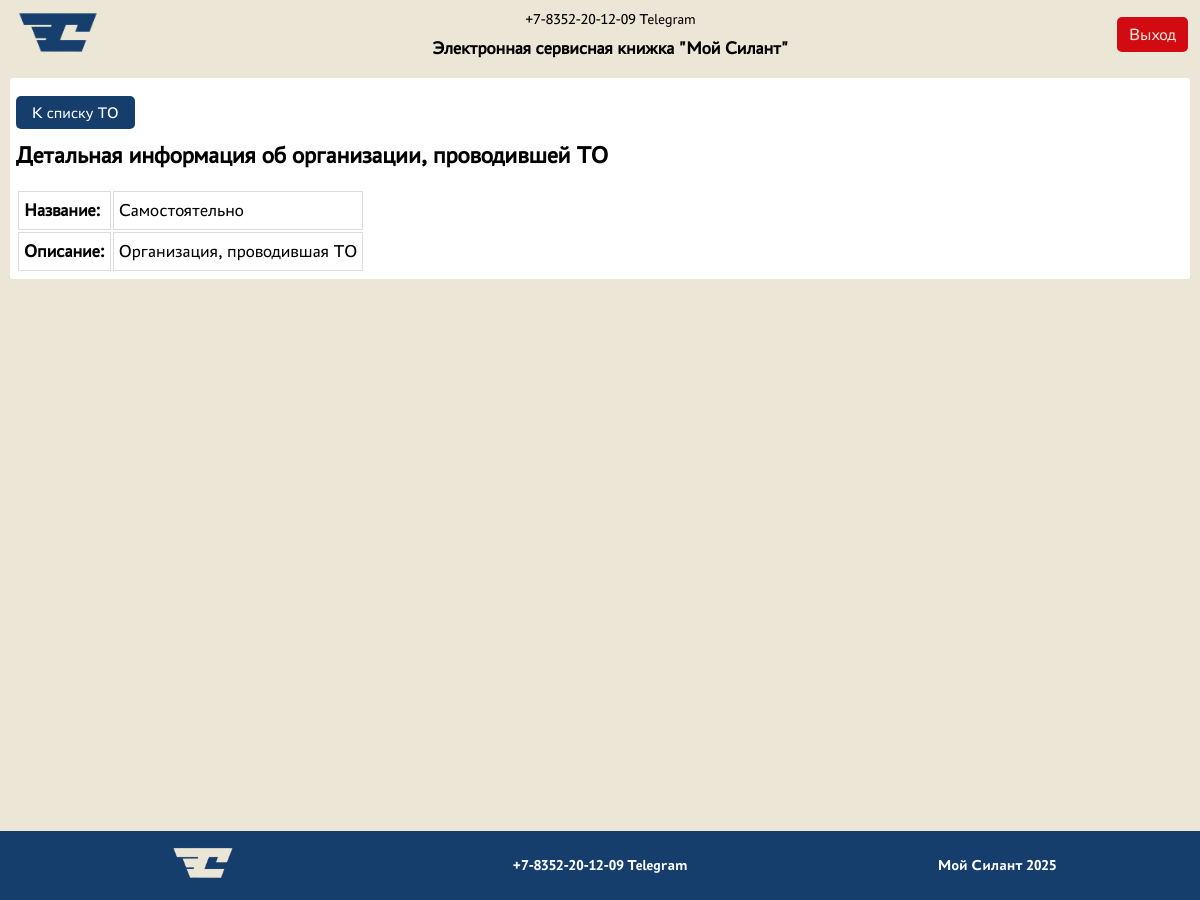
The app's page /maintenance_organization/1/ (signed in) with its own data.
### silant_app/models.py (models this page shows, shortened)
class MaintenanceOrganization(models.Model):
    name = models.CharField(max_length=255, verbose_name="Название")
    description = models.TextField(default="Организация, проводившая ТО", verbose_name="Описание")

### silant_app/views.py (the view)
# urls.py: path('maintenance_organization/<int:pk>/', MaintenanceOrganizationDetailView.as_view(), name='maintenanceorganization-detail'),
class MaintenanceOrganizationDetailView(LoginRequiredMixin, DetailView):
    model = MaintenanceOrganization
    template_name = 'maintenance_organization/maintenance_organization_detail.html'
    context_object_name = 'maintenance_organization'

### templates/maintenance_organization/maintenance_organization_detail.html (shortened to what this page needs)
{% extends 'default.html' %}
{% block content %}
{% load static %}
<link rel = "stylesheet" href="{% static 'css/model_detail.css' %}">
    <div>
        <div class="details">
            <div class="back-cont">
                <a href="/maintenances" class="btn-back">К списку ТО</a>
            </div>
            <h2>Детальная информация об организации, проводившей ТО</h2>
            <table class="details-table">
                <tr class="details-row">
                    <th class="label">Название:</th>
                    <td class="value">{{ maintenance_organization.name }}</td>
                </tr>
                <tr class="details-row">
                    <th class="label">Описание:</th>
                    <td class="value">{{ maintenance_organization.description }}</td>
                </tr>
            </table>
        </div>
    </div>
{% endblock %}

### static/css/index.css (style rules this page uses)
body { background-color: #EBE6D6; margin: 0; padding: 0; padding-bottom: 100px; font-family: PT-Astra; }

### static/css/model_detail.css (style rules this page uses)
.back-cont { margin-top: 20px; }
.btn-details, .btn-back { font-family: PT-Astra; font-size: 16px; padding: 8px 16px; background: #163E6C; border: none; border-radius: 5px; cursor: pointer; color: white; text-decoration: none; }
.details-table th, .details-table td { padding: 8px 5px; text-align: left; border: 1px solid #ddd; }
.details-row { font-size: 18px; }

### records on screen
MaintenanceOrganization: name "Самостоятельно", description "Организация, проводившая ТО"
